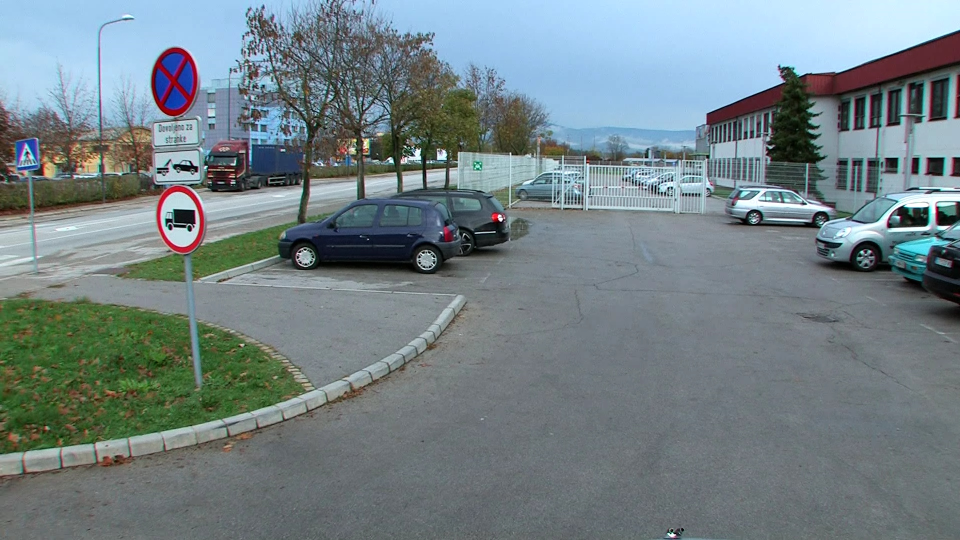
%> input picture data/original/0000001.jpg, 1920 x 1080 px (shown at 1/2 size); its folder holds only this picture in this run
$ octave --eval "result = run;"   (GNU Octave 9; MATLAB toolbox functions it lacks are replaced by stand-ins)
%> lines starting %> are read from the running program, lines starting %| are printed output that depends on the picture; in (x1, y1, x2, y2) boxes, pixels count from 0 and x2, y2 are one past the last pixel; in counts of white or black regions, pixels touching at a corner belong together; the program's own positions count from 1
### findROI/findROI.m
function [BBtight, BBfull, BWmerged, CC] = findROI(imageFile,param,showResults)
%> called with imageFile = '../data/original/0000001.jpg', showResults = 0

if ~exist('showResults','var') || isempty(showResults)
    showResults = 0; % show detected regions
end


% Read file
RGB = imread(imageFile);
%> RGB is the input picture: size 1080x1920x3 uint8; mean R, G, B 115.2, 129.3, 133.6

if strcmpi(param.general.colorMode,'HSV')
    I = rgb2hsv(RGB);
%> I: size 1080x1920x3 double; mean H, S, V 0.504, 0.214, 0.549
else
    I = RGB;
end

% =========== WHITE ======================================================
% Initial preprocessing
I_white = preprocess(I, param.white.initPipeline, param.white.initMethods, param.general.colorMode);

% HSV thresholding
BWmasks = thresholdsHSV(I_white, param.white.thrHSV, param.general.colorMode);
BWmasks_old_1 = BWmasks; % layer masks - for plotting only

% Filter masks
[BWmasks] = filterMask(BWmasks, param.white.maskFilters);
BWmasks_old_2 = BWmasks;

% Connected components on masks + filtering
[~, BWmerged_white] = filterConnComp(BWmasks, param.white.thrCC);

if showResults > 1
    figure('units','normalized','OuterPosition',[0,0,1,1]);
    imshow(imtile(cat(3,BWmasks_old_1,BWmasks_old_2,BWmerged_white),'BorderSize',10,'BackgroundColor','w'),'InitialMagnification','fit');
    waitforbuttonpress;
    close();
end


% =========== COLORS ======================================================
% Initial preprocessing
I_col = preprocess(I, param.colors.initPipeline, param.colors.initMethods, param.general.colorMode);

% HSV thresholding
BWmasks = thresholdsHSV(I_col,param.colors.thrHSV, param.general.colorMode);

BW = any(BWmasks,3); % composite mask - for plotting only
BWmasks_old_1 = BWmasks; % layer masks - for plotting only

% Filter masks
[BWmasks] = filterMask(BWmasks, param.colors.maskFilters);
BWmasks_old_2 = BWmasks;
BWfilt1 = any(BWmasks,3);

% Connected components on masks + filtering
[BWmasks, BWmerged_color, CC_color] = filterConnComp(BWmasks, param.colors.thrCC);

if showResults > 1
    figure('units','normalized','OuterPosition',[0,0,1,1]);
    imshow(imtile(cat(3,BWmasks_old_1,BW,BWmasks_old_2,BWfilt1,BWmasks,BWmerged_color),'BorderSize',10,'BackgroundColor','w'),'InitialMagnification','fit');
    waitforbuttonpress;
    close();
end


% [17 lines of commented-out code are left out]
BWmerged = BWmerged_white | BWmerged_color;
BW_white_only = BWmerged_white & ~BWmerged_color;
CC_white_only = bwconncomp(BW_white_only);


weightWhite = param.white.weight;
weightColor = param.colors.weight;

CC = struct();
CC.ImageSize = CC_white_only.ImageSize;
CC.Connectivity = CC_white_only.Connectivity;
CC.NumObjects = CC_white_only.NumObjects + CC_color.NumObjects;
CC.PixelIdxList = [CC_white_only.PixelIdxList, CC_color.PixelIdxList];
CC.Weights = [ones(1,CC_white_only.NumObjects)*weightWhite, ones(1,CC_color.NumObjects)*weightColor];


% =========== RECTANGLE COVERING ==========================================
% Check for image size
[imHeight, imWidth, ~] = size(RGB);
sizeInd = cellfun(@(x) (all(x==[imHeight, imWidth])), param.roi.default.imageSize, 'UniformOutput', 1);
if any(sizeInd)
    param.roi.default.pos = param.roi.default.pos{sizeInd};
else
    param.roi.default.pos = [];
end

[BBtight, BBfull, areaLeft] = coverWithRectangles(CC, param.roi);
% see also: findClusters, placeBoxes

if showResults
    Kreal = size(BBtight,1);
    % Visualize
    L = labelmatrix(CC);
    if CC.NumObjects == 0
        Icc = L;
    else
        Icc = label2rgb(L,repmat([1 1 1],CC.NumObjects,1),'black');
    end
    Im_fused = imfuse(Icc, RGB, 'blend');
    figure('units','normalized','OuterPosition',[0 0 1 1]);
    imshow(Im_fused, 'InitialMagnification','fit');
    for k = 1: Kreal
        rectangle('Position',BBtight(k,:),'EdgeColor','g','LineWidth',2);
        rectangle('Position',BBfull(k,:),'EdgeColor','m','LineWidth',2);
    end
    title(sprintf('Objects covered with %d rectangle(s). Remained pixels: %d',Kreal,areaLeft));
    waitforbuttonpress;
    close;
end

### findROI/preprocess.m
function I = preprocess(I, pipeline, methods, colorMode)
%> called with colorMode = 'HSV'

numSteps = numel(pipeline);

assert(any(ismember(colorMode,{'RGB','HSV'})),'Wrong colorMode.');

for s=1:numSteps
    step = pipeline{s};
    if strcmpi(step,'cc')
        I = preprocessColorConstancy(I, methods.cc, colorMode);
    elseif strcmpi(step,'heq')
        I = preprocessHistogramEq(I, methods.heq, colorMode);
    elseif strcmpi(step,'adj')
        if strcmpi(colorMode,'RGB')
            I = imadjust(I, [repmat(methods.adj(1),1,3); repmat(methods.adj(2),1,3)],[]);
        elseif strcmpi(colorMode,'HSV')
            I(:,:,3) = imadjust(I(:,:,3), [methods.adj(1); methods.adj(2)],[]);
        end
    else
        error('!!!');
    end
end
%> I: size 1080x1920x3 double; mean H, S, V 0.504, 0.214, 0.426

### findROI/thresholdsHSV.m
function [BWlayers, colors, tS] = thresholdsHSV(I,tS,colorMode)
%> called with colorMode = 'HSV'

if ~exist('tS','var') || isempty(tS)
    % Thresholds for HSV color model in a struct
    % Vitabile et al. (2002) defined three different areas in the HSV colour space as follows:
    % 1) The achromatic area, characterised by S <= 0.25 or V <= 0.2 or V => 0.9.
    % 2) The unstable chromatic area, characterised by 0.25 <= S <= 0.5 and 0.2 <= V <= 0.9.
    % 3) The chromatic area, characterised by S >= 0.5 and 0.2 <= V <= 0.9.

    tS.red.Hmin = 0.93;
    tS.red.Hmax = 0.03;
    tS.red.Smin = 0.50;
    tS.red.Smax = 1.00;
    tS.red.Vmin = 0.20;
    tS.red.Vmax = 1.00;

    tS.blue.Hmin = 0.52;
    tS.blue.Hmax = 0.70;
    tS.blue.Smin = 0.60;
    tS.blue.Smax = 1.00;
    tS.blue.Vmin = 0.25;
    tS.blue.Vmax = 1.00;

    tS.yellowDark.Hmin = 0.05;
    tS.yellowDark.Hmax = 0.13;
    tS.yellowDark.Smin = 0.64;
    tS.yellowDark.Smax = 1.00;
    tS.yellowDark.Vmin = 0.20;
    tS.yellowDark.Vmax = 1.00;

    tS.yellowLight.Hmin = 0.13;
    tS.yellowLight.Hmax = 0.18;
    tS.yellowLight.Smin = 0.64;
    tS.yellowLight.Smax = 1.00;
    tS.yellowLight.Vmin = 0.20;
    tS.yellowLight.Vmax = 1.00;

    tS.green.Hmin = 0.36;
    tS.green.Hmax = 0.47;
    tS.green.Smin = 0.50;
    tS.green.Smax = 1.00;
    tS.green.Vmin = 0.20;
    tS.green.Vmax = 1.00;

    tS.greenFluor.Hmin = 0.16;
    tS.greenFluor.Hmax = 0.22;
    tS.greenFluor.Smin = 0.70;
    tS.greenFluor.Smax = 1.00;
    tS.greenFluor.Vmin = 0.50;
    tS.greenFluor.Vmax = 1.00;

    tS.brown.Hmin = 0.00;
    tS.brown.Hmax = 0.08;
    tS.brown.Smin = 0.60;
    tS.brown.Smax = 1.00;
    tS.brown.Vmin = 0.20;
    tS.brown.Vmax = 1.00;

    tS.black.Hmin = 0.00;
    tS.black.Hmax = 1.00;
    tS.black.Smin = 0.00;
    tS.black.Smax = 1.00;
    tS.black.Vmin = 0.00;
    tS.black.Vmax = 0.20;

    tS.white.Hmin = 0.00;
    tS.white.Hmax = 1.00;
    tS.white.Smin = 0.00;
    tS.white.Smax = 0.25;
    tS.white.Vmin = 0.80;
    tS.white.Vmax = 1.00;
else
    assert(isstruct(tS),'tS has to be a struct.');
end

[h,w,c] = size(I);
colors = fieldnames(tS);
numColors = numel(colors);

BWlayers = false(h,w,numColors);

if strcmpi(colorMode,'RGB')
    I = rgb2hsv(I);
end

for ci = 1:numColors
    color = colors{ci};
    thres = tS.(color);

    % Hue around-the-circle thresholds check
    if thres.Hmin > thres.Hmax
        BWlayers(:,:,ci) =  ...
        ( (I(:,:,1) >= thres.Hmin ) | (I(:,:,1) <= thres.Hmax) ) & ...
        ( (I(:,:,2) >= thres.Smin ) & (I(:,:,2) <= thres.Smax) ) & ...
        ( (I(:,:,3) >= thres.Vmin ) & (I(:,:,3) <= thres.Vmax) );
    else
        BWlayers(:,:,ci) =  ...
        ((I(:,:,1) >= thres.Hmin ) & (I(:,:,1) <= thres.Hmax)) & ...
        ((I(:,:,2) >= thres.Smin ) & (I(:,:,2) <= thres.Smax)) & ...
        ((I(:,:,3) >= thres.Vmin ) & (I(:,:,3) <= thres.Vmax));
    end
end
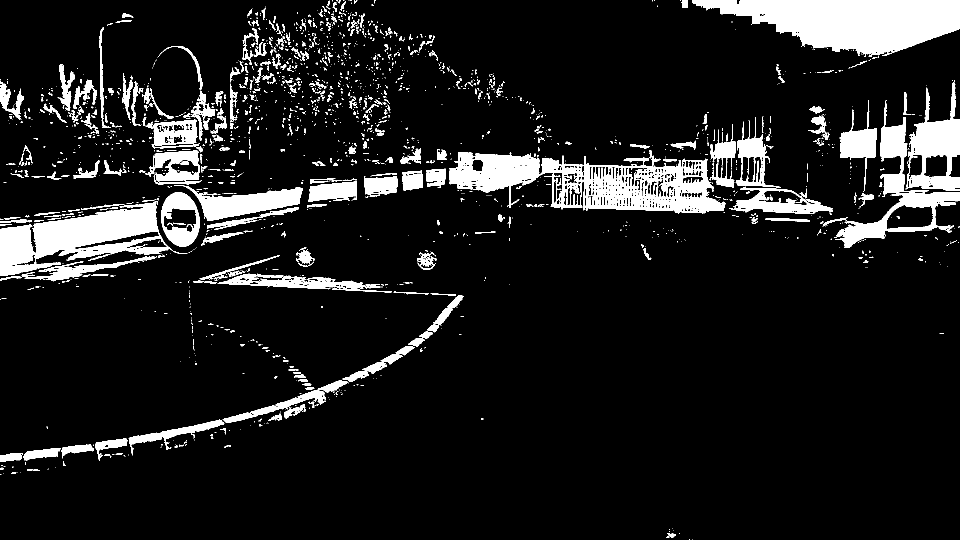
%> BWlayers: size 1080x1920 logical (shown at 1/2 size); 10.7% white; 1972 white regions (1557 under 20 px), largest, box (x1, y1, x2, y2) and area: (1384, 0, 1920, 114) 37666, (899, 304, 1451, 428) 31635, (0, 403, 375, 552) 24505

### findROI/filterMask.m
function BWmask = filterMask(BWmask, filters, param)
% Available filters/operations:
% 'median': median filtering
% 'gauss': gaussian filtering/blurring
% 'erode'
% 'dilate'
% 'open'
% 'close': morphological closing
% 'fill': holes filling

if ischar(filters)
    filters = {filters};
end

if ~exist('param','var') || isempty(param)
   % Shape of a morphological structuring element
   se_shape = 'square';
else
   se_shape = param.morphfilters.se_shape;
end

[imHeight, imWidth, numMasks] = size(BWmask);
numFilters = numel(filters);

% Filters' parameters
medianFiltSize = [3 3]; % default [3 3]
gaussFiltSigma = 3; % default 0.5
% Size of a morphological structuring element for image dilation
seSize_dilate = 18;
% Size of a morphological structuring element for image closing
seSize_close = 18;
% Size of a morphological structuring element for image opening
seSize_open = 6;


for m=1:numMasks

    for f=1:numFilters
        filter = filters{f};
        S = strsplit(filter,'_');
        filterName = S{1};
        if numel(S) > 1
            filterParam = S{2};
        else
            filterParam = [];
        end

        if strcmpi(filterName,'median')
            if isempty(filterParam)
                p = medianFiltSize;
            else
                p = str2double(filterParam);
                p = [p, p];
            end
            BWmask(:,:,m) = medfilt2(BWmask(:,:,m),p);

        elseif strcmpi(filterName,'gauss')
            if isempty(filterParam)
                p = gaussFiltSigma;
            else
                p = str2double(filterParam);
            end
            BWmask(:,:,m) = imgaussfilt(uint8(BWmask(:,:,m)), gaussFiltSigma);

        elseif strcmpi(filterName,'dilate')
            if isempty(filterParam)
                p = seSize_dilate;
            else
                p = str2double(filterParam);
            end
            se = strel(se_shape,p);
            BWmask(:,:,m) = imdilate(BWmask(:,:,m),se);

        elseif strcmpi(filterName,'erode')
            if isempty(filterParam)
                p = seSize_dilate;
            else
                p = str2double(filterParam);
            end
            se = strel(se_shape,p);
            BWmask(:,:,m) = imerode(BWmask(:,:,m),se);

        elseif strcmpi(filterName,'close')
            if isempty(filterParam)
                p = seSize_close;
            else
                p = str2double(filterParam);
            end
            se = strel(se_shape,p);
            BWmask(:,:,m) = imclose(BWmask(:,:,m),se);

        elseif strcmpi(filterName,'open')
            if isempty(filterParam)
                p = seSize_open;
            else
                p = str2double(filterParam);
            end
            se = strel(se_shape,p);
            BWmask(:,:,m) = imopen(BWmask(:,:,m),se);

        elseif strcmpi(filterName,'fill')
            BWmask(:,:,m) = imfill(BWmask(:,:,m),'holes');

        elseif strcmpi(filterName,'reconstruct')
            if isempty(filterParam)
                p = seSize_dilate;
            else
                p = str2double(filterParam);
            end
            se = strel(se_shape,p);
            marker = imerode(BWmask(:,:,m),se);
            BWmask(:,:,m) = imreconstruct(marker,BWmask(:,:,m));

        elseif strcmpi(filterName,'fillWithBorder')
            % Pad with 1px white border
            BWpad = padarray(BWmask(:,:,m),[1 1],1);
            % Make a hole in the bottom (no harm in this)
            BWpad(imHeight+2,floor((imWidth+2)/2)) = 0;
            BWpad = imfill(BWpad,'holes');
            BWmask(:,:,m) = BWpad(2:end-1,2:end-1);

        else
            error('Wrong filter name');
        end


    end

end
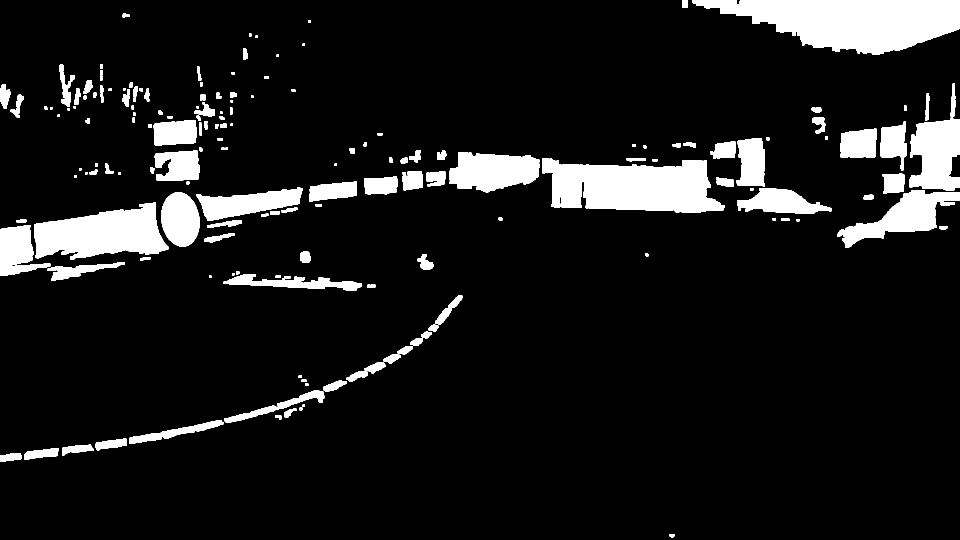
%> BWmask: size 1080x1920 logical (shown at 1/2 size); 10.2% white; 171 white regions, largest, box (x1, y1, x2, y2) and area: (1384, 0, 1920, 110) 37477, (1084, 316, 1449, 426) 29015, (68, 404, 337, 519) 20039
%> after the loop, filterParam = '5'; p = 5; se = {Dimensionality 2}

### findROI/filterConnComp.m
function [BWmask,BWmerged,ccOut,CCs] = filterConnComp(BWmask, thr)

numMasks = size(BWmask,3);

% defaults
if ~isfield(thr,'AreaMin')
    thr.AreaMin = 0;
end
if ~isfield(thr,'AreaMax')
    thr.AreaMax = Inf;
end
if ~isfield(thr,'ExtentMin')
    thr.ExtentMin = 0;
end
if ~isfield(thr,'ExtentMax')
    thr.ExtentMax = 1;
end
if ~isfield(thr,'AspectMin')
    thr.AspectMin = 0;
end
if ~isfield(thr,'AspectMax')
    thr.AspectMax = 1;
end
if ~isfield(thr,'HeightMin')
    thr.HeightMin = 0;
end
if ~isfield(thr,'HeightMax')
    thr.HeightMax = Inf;
end
if ~isfield(thr,'WidthMin')
    thr.WidthMin = 0;
end
if ~isfield(thr,'WidthMax')
    thr.WidthMax = Inf;
end
if ~isfield(thr,'A2PSqMin')
    thr.A2PSqMin = -Inf;
end
if ~isfield(thr,'A2PSqMax')
    thr.A2PSqMax = Inf;
end
if ~isfield(thr,'ClearBandYMin')
    thr.ClearBandYMin = -Inf;
end
if ~isfield(thr,'ClearBandYMax')
    thr.ClearBandYMax = -Inf;
end


if nargout > 3
    CCs = cell(1,numMasks);
end

for m=1:numMasks

    % Get connected components
    cc = bwconncomp(BWmask(:,:,m));

    % Compute the area of each component:
    stat = regionprops(cc, 'Area', 'Extent', 'BoundingBox','Perimeter');

    maskArea = ([stat.Area] >= thr.AreaMin) & ([stat.Area] <= thr.AreaMax);
    maskExtent = ([stat.Extent] >= thr.ExtentMin) & ([stat.Extent] <= thr.ExtentMax);
    bboxes = reshape([stat.BoundingBox],4,cc.NumObjects)';
    bb_width = bboxes(:,3)';
    bb_height = bboxes(:,4)';
    bb_aspect = bb_width ./ bb_height;
    flipOver = bb_aspect > 1;
    bb_aspect(flipOver) = 1./bb_aspect(flipOver);
    maskAspect = (bb_aspect >= thr.AspectMin) & (bb_aspect <= thr.AspectMax);
    maskDim = (bb_width >= thr.WidthMin) & (bb_height >= thr.HeightMin);


    A2PSq = [stat.Area]./([stat.Perimeter].^2);
    maskA2PSq = (A2PSq >= thr.A2PSqMin) & (A2PSq <= thr.A2PSqMax);

    % Delete blobs that touch clearBand
    bbox_upper = bboxes(:,2);
    bbox_lower = (bboxes(:,2)+bboxes(:,4));
    clearBandInd = ...
        ((bbox_upper >= thr.ClearBandYMin) & (bbox_upper <= thr.ClearBandYMax)) | ...
        ((bbox_lower >= thr.ClearBandYMin) & (bbox_lower <= thr.ClearBandYMax));
    maskClearBandY = ~clearBandInd';

    mask = maskArea & maskExtent & maskAspect & maskA2PSq & maskDim & maskClearBandY;

    filtCC = struct();
    filtCC.Connectivity = cc.Connectivity;
    filtCC.ImageSize = cc.ImageSize;
    filtCC.NumObjects = sum(mask);
    filtCC.PixelIdxList = cc.PixelIdxList(mask);

    pixelList = vertcat(filtCC.PixelIdxList{:});

    if nargout > 3
        CCs{m} = filtCC;
    end
    BW = false(filtCC.ImageSize);
    BW(pixelList) = true;
    BWmask(:,:,m) = BW;

end
%> this loop made 1 pass
%> (cc, filtCC.Connectivity, filtCC.ImageSize, filtCC.NumObjects) on pass 1: (171 connected components, 8, [1080 1920], 17)
%> (the rest of the program and of its run is left out)
